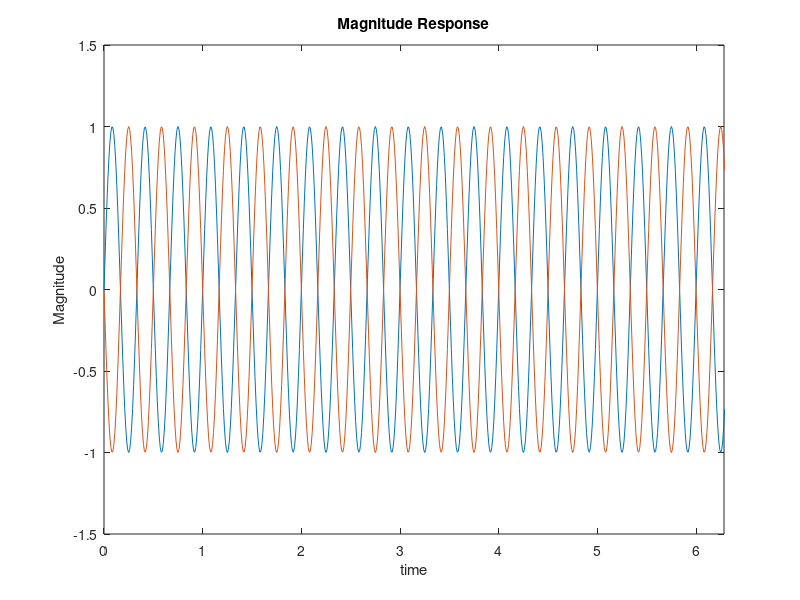

Write the MATLAB code that produced this figure.



x = 0:30;
PhaseH = pi*exp(-0.1.*x);
%MagH = [1 0.95 0.9 0.8 0.7 0.6 0.65 0.5 0.4 0.45, 0.1];

Ts = 0.01;
t = 0:Ts:10;
T=10;
ind=1;
for k=0:(length(PhaseH)-1)
    theta = 2*pi*t*k/T;
    yIn = sin(theta);
    yOut = sin(theta+PhaseH((length(PhaseH)-1)-k+1));
    plot(t, yIn, t, yOut);axis([0 2*pi -1.5 1.5]);title('Magnitude Response');xlabel('time');ylabel('Magnitude');
    pause(0.3);
%     %Maker line for input
%     line([0 10], [MagH(k+1) MagH(k+1)], 'Color', 'r', 'LineStyle', '--');
%     line([0 10], [-MagH(k+1) -MagH(k+1)], 'Color', 'r', 'LineStyle', '--');
%     
%     
%     %Maker line for output
%     line([0 10], [1 1], 'Color', 'g', 'LineStyle', '--');
%     line([0 10], [-1 -1], 'Color', 'g', 'LineStyle', '--');
    
%     movieVector(ind)=getframe(1);
%     ind=ind+1;
end;

% myWriter = VideoWriter('PhaseResponse', 'MPEG-4');
% myWriter.FrameRate = 1;
% open(myWriter);
% writeVideo(myWriter, movieVector);
% close(myWriter);
